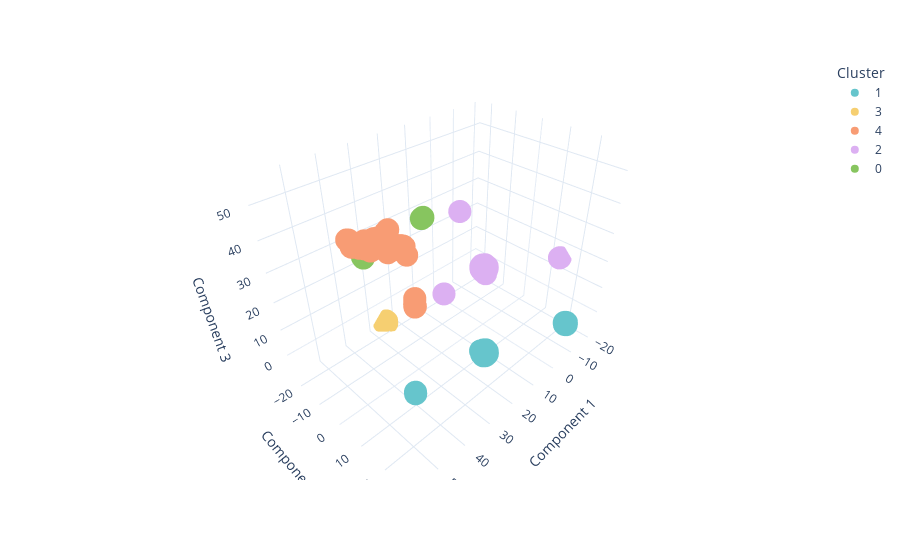

Write notebook code for a chart like this one.
### Markdown cell above
#### Visualize the results

### Code cell
fig = px.scatter_3d(
    data_frame=clust_df,
    x="Component 1",
    y="Component 2",
    z="Component 3",
    color = "Cluster",
    color_discrete_sequence=px.colors.qualitative.Pastel,
    hover_data=[
        "taxon_id",
        "media_id"
    ],
    template="plotly_white"
)
fig.show()

### Figure 1 — Plotly figure (JSON) as saved in the notebook; plotly's stock layout.template omitted (floating-point values rounded to 4 significant figures; data arrays with more than 128 entries replaced by an {"elided": "..."} marker saying what was removed)
{"data": [{"customdata": {"elided": "1511x2 str values"}, "hovertemplate": "Cluster=1<br>Component 1=%{x}<br>Component 2=%{y}<br>Component 3=%{z}<br>taxon_id=%{customdata[0]}<br>media_id=%{customdata[1]}<extra></extra>", "legendgroup": "1", "marker": {"color": "rgb(102, 197, 204)", "symbol": "circle"}, "mode": "markers", "name": "1", "scene": "scene", "showlegend": true, "type": "scatter3d", "x": {"elided": "1511 float values"}, "y": {"elided": "1511 float values"}, "z": {"elided": "1511 float values"}}, {"customdata": {"elided": "360x2 str values"}, "hovertemplate": "Cluster=3<br>Component 1=%{x}<br>Component 2=%{y}<br>Component 3=%{z}<br>taxon_id=%{customdata[0]}<br>media_id=%{customdata[1]}<extra></extra>", "legendgroup": "3", "marker": {"color": "rgb(246, 207, 113)", "symbol": "circle"}, "mode": "markers", "name": "3", "scene": "scene", "showlegend": true, "type": "scatter3d", "x": {"elided": "360 float values"}, "y": {"elided": "360 float values"}, "z": {"elided": "360 float values"}}, {"customdata": {"elided": "2061x2 str values"}, "hovertemplate": "Cluster=4<br>Component 1=%{x}<br>Component 2=%{y}<br>Component 3=%{z}<br>taxon_id=%{customdata[0]}<br>media_id=%{customdata[1]}<extra></extra>", "legendgroup": "4", "marker": {"color": "rgb(248, 156, 116)", "symbol": "circle"}, "mode": "markers", "name": "4", "scene": "scene", "showlegend": true, "type": "scatter3d", "x": {"elided": "2061 float values"}, "y": {"elided": "2061 float values"}, "z": {"elided": "2061 float values"}}, {"customdata": {"elided": "1712x2 str values"}, "hovertemplate": "Cluster=2<br>Component 1=%{x}<br>Component 2=%{y}<br>Component 3=%{z}<br>taxon_id=%{customdata[0]}<br>media_id=%{customdata[1]}<extra></extra>", "legendgroup": "2", "marker": {"color": "rgb(220, 176, 242)", "symbol": "circle"}, "mode": "markers", "name": "2", "scene": "scene", "showlegend": true, "type": "scatter3d", "x": {"elided": "1712 float values"}, "y": {"elided": "1712 float values"}, "z": {"elided": "1712 float values"}}, {"customdata": {"elided": "132x2 str values"}, "hovertemplate": "Cluster=0<br>Component 1=%{x}<br>Component 2=%{y}<br>Component 3=%{z}<br>taxon_id=%{customdata[0]}<br>media_id=%{customdata[1]}<extra></extra>", "legendgroup": "0", "marker": {"color": "rgb(135, 197, 95)", "symbol": "circle"}, "mode": "markers", "name": "0", "scene": "scene", "showlegend": true, "type": "scatter3d", "x": {"elided": "132 float values"}, "y": {"elided": "132 float values"}, "z": {"elided": "132 float values"}}], "layout": {"legend": {"title": {"text": "Cluster"}, "tracegroupgap": 0}, "margin": {"t": 60}, "scene": {"domain": {"x": [0, 1], "y": [0, 1]}, "xaxis": {"title": {"text": "Component 1"}}, "yaxis": {"title": {"text": "Component 2"}}, "zaxis": {"title": {"text": "Component 3"}}}}}
